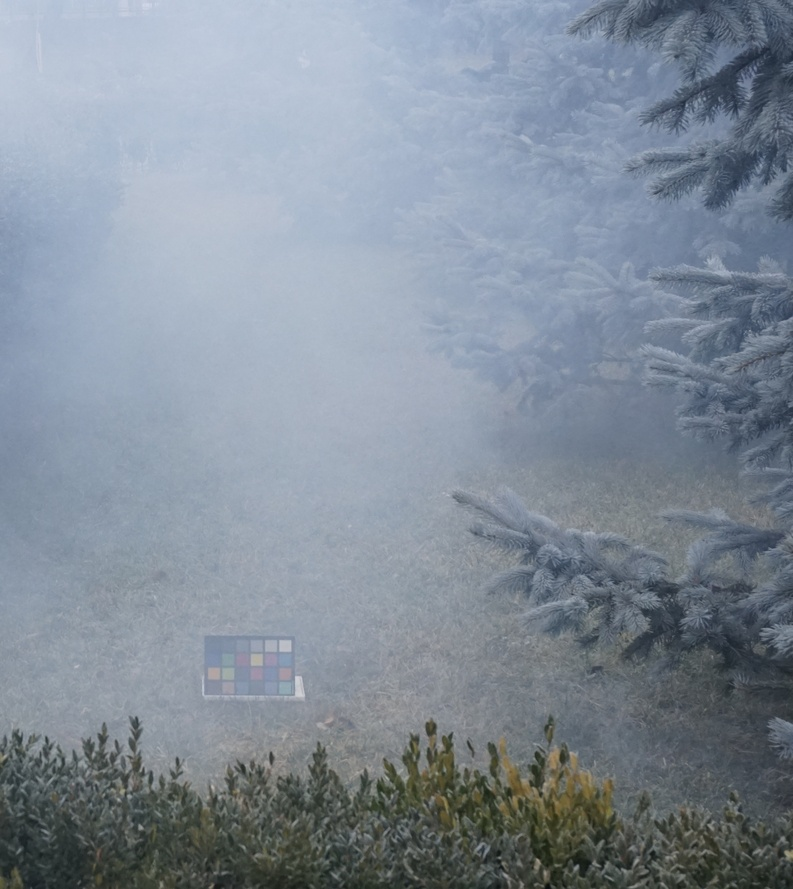
#> input picture data/hazy/08_outdoor_hazy.jpg, 793 x 889 px, shrunk from 2776 x 3112 before the run
$ python main.py --input data/hazy --output out
#> lines starting #> are read from the running program, lines starting #| are printed output that depends on the picture
### src/io_utils.py
from __future__ import annotations

from pathlib import Path

import numpy as np
from PIL import Image

from .postprocessing import to_uint8


def list_images(directory: str | Path, extensions: list[str]) -> list[Path]:
    """Return all image paths under `directory` matching the given extensions."""
    return [p for p in Path(directory).rglob("*") if p.suffix.lower() in extensions]


def read_image(path: str | Path) -> np.ndarray:
    """Load an image from disk as an RGB float array in [0, 1]."""
    return np.array(Image.open(path).convert("RGB")) / 255.0


def write_image(path: str | Path, image: np.ndarray) -> None:
    """Write an image (RGB, float in [0, 1] or uint8) to disk."""
    if image.dtype != np.uint8:
        image = to_uint8(image)
    Image.fromarray(image).save(path)


def ensure_dir(path: str | Path) -> Path:
    """Create the directory if it does not exist and return it as a Path."""
    Path(path).mkdir(parents=True, exist_ok=True)
    return Path(path)

### src/dark_channel.py
from __future__ import annotations

import numpy as np


from scipy.ndimage import minimum_filter


def estimate_dark_channel(image: np.ndarray, patch_size: int) -> np.ndarray:
    """Compute the dark channel: J_dark(x) = min_{y in Omega(x)} min_c J^c(y).

    image: HxWx3 float in [0, 1]
    Returns HxW float array.
    """
#> called with patch_size = 15
    dark = minimum_filter(np.min(image, axis=2), size=patch_size)
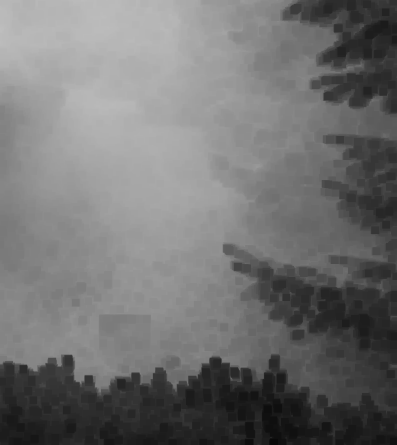
#> dark: shape (889, 793) float64 (shown at 1/2 size); min 0.0353, max 0.749, mean 0.446
    return dark

### src/atmospheric_light.py
from __future__ import annotations

import numpy as np


def estimate_atmospheric_light(
    image: np.ndarray,
    dark_channel: np.ndarray,
    top_percent: float,
) -> np.ndarray:
    """Estimate the atmospheric light A from the brightest pixels of the dark channel.

    image: HxWx3 float in [0, 1]
    dark_channel: HxW float
    top_percent: fraction of brightest dark-channel pixels to consider.
    Returns a 3-vector A.
    """
#> called with top_percent = 0.001

    num_pixels = max(1, int(top_percent * dark_channel.size))
    brightest_pixels = np.argsort(dark_channel, axis=None)[-num_pixels:]
#> brightest_pixels = 704 values, max 68200 at index 579, min 162 at index 555, mean 36315.3
    brightest_pixels = np.unravel_index(brightest_pixels, dark_channel.shape)
#> brightest_pixels = 704 positions, rows 0 to 86, columns 0 to 224
    candidates = image[brightest_pixels]
#> candidates = 704 rows, first 8: [0.737, 0.78, 0.851], [0.741, 0.784, 0.855], [0.737, 0.78, 0.851], [0.737, 0.78, 0.851], [0.741, 0.784, 0.855], [0.745, 0.788, 0.859], [0.741, 0.792, 0.859], [0.741, 0.784, 0.855]
    brightest_idx = np.argmax(np.sum(candidates, axis=1))
#> brightest_idx = 551
    return candidates[brightest_idx]

### src/pipeline.py
from __future__ import annotations

from pathlib import Path

import numpy as np

try:
    from tqdm import tqdm
except ImportError:
    def tqdm(iterable, **_kwargs):
        return iterable

from .constants import IMAGE_EXTENSIONS
from .dark_channel import estimate_dark_channel
from .atmospheric_light import estimate_atmospheric_light
from .io_utils import ensure_dir, list_images, read_image, write_image
from .transmission import estimate_transmission
from .sky_detection import detect_sky_mask, apply_sky_transmission
from .refinement import refine_transmission
from .recovery import recover_scene_radiance, gamma_correct
from .postprocessing import clip_image


def dehaze_image(
    image: np.ndarray,
    patch_size: int,
    omega: float,
    t_min: float,
    atmos_top_percent: float,
    guided_radius: int,
    guided_eps: float,
    gamma: float,
    sky_brightness_threshold: float,
    sky_dark_channel_threshold: float,
    sky_transmission: float,
    skip_refinement: bool = False,
    skip_sky_detection: bool = False,
) -> np.ndarray:
    """Run the full dehazing pipeline on a single image.

    Stages:
        1. Dark channel computation
        2. Atmospheric light estimation
        3. Coarse transmission estimation
        4. Sky detection and transmission correction — skipped if skip_sky_detection=True
        5. Transmission refinement (guided filter) — skipped if skip_refinement=True
        6. Scene radiance recovery
        7. Postprocessing
    """
    dark_channel = estimate_dark_channel(image, patch_size)
    atmospheric_light = estimate_atmospheric_light(image, dark_channel, atmos_top_percent)
#> atmospheric_light = [0.773, 0.808, 0.875]
    transmission = estimate_transmission(image, atmospheric_light, patch_size, omega)
    if not skip_sky_detection:
        sky_mask = detect_sky_mask(image, dark_channel, sky_brightness_threshold, sky_dark_channel_threshold)
        transmission = apply_sky_transmission(transmission, sky_mask, sky_transmission)
    if not skip_refinement:
        transmission = refine_transmission(image, transmission, guided_radius, guided_eps)
    recovered = recover_scene_radiance(image, transmission, atmospheric_light, t_min)
    return gamma_correct(clip_image(recovered), gamma)


def process_directory(
    input_dir: str | Path,
    output_dir: str | Path,
    patch_size: int,
    omega: float,
    t_min: float,
    atmos_top_percent: float,
    guided_radius: int,
    guided_eps: float,
    gamma: float,
    sky_brightness_threshold: float,
    sky_dark_channel_threshold: float,
    sky_transmission: float,
    skip_refinement: bool = False,
    skip_sky_detection: bool = False,
) -> None:
    """Iterate over all images in input_dir, dehaze them, and write to output_dir."""
    input_dir = Path(input_dir)
    output_dir = ensure_dir(output_dir)

    image_paths = list_images(input_dir, IMAGE_EXTENSIONS)

    for image_path in tqdm(image_paths, desc="Dehazing images"):
        relative_path = image_path.relative_to(input_dir)
        output_path = output_dir / relative_path
        ensure_dir(output_path.parent)

        image = read_image(image_path)
        result = dehaze_image(
            image,
            patch_size=patch_size,
            omega=omega,
            t_min=t_min,
            atmos_top_percent=atmos_top_percent,
            guided_radius=guided_radius,
            guided_eps=guided_eps,
            gamma=gamma,
            sky_brightness_threshold=sky_brightness_threshold,
            sky_dark_channel_threshold=sky_dark_channel_threshold,
            sky_transmission=sky_transmission,
            skip_refinement=skip_refinement,
            skip_sky_detection=skip_sky_detection,
        )
        write_image(output_path, result)

### src/transmission.py
from __future__ import annotations

import numpy as np

from .dark_channel import estimate_dark_channel


def estimate_transmission(
    image: np.ndarray,
    atmospheric_light: np.ndarray,
    patch_size: int,
    omega: float,
) -> np.ndarray:
    """Estimate the coarse transmission map t(x) = 1 - omega * dark_channel(I/A).

    image: HxWx3 float in [0, 1]
    atmospheric_light: 3-vector A
    Returns HxW float array.
    """
#> called with atmospheric_light = array of shape (3,), patch_size = 15, omega = 0.95
    normalised = image / atmospheric_light
    dark = estimate_dark_channel(normalised, patch_size)
    return 1 - omega * dark
#> returned value: shape (889, 793) float64


def clip_transmission(transmission: np.ndarray, t_min: float) -> np.ndarray:
    """Lower-bound the transmission map by t_min to avoid noise amplification."""
    return np.maximum(transmission, t_min)

### src/sky_detection.py
from __future__ import annotations

import numpy as np


def detect_sky_mask(
    image: np.ndarray,
    dark_channel: np.ndarray,
    brightness_threshold: float,
    dark_channel_threshold: float,
) -> np.ndarray:
    """Return a boolean mask of sky pixels.

    Sky pixels are typically bright across all channels and have a high dark
    channel value (violating the dark channel prior). Both conditions are
    combined to reduce false positives on bright non-sky regions.

    image: HxWx3 float in [0, 1]
    dark_channel: HxW float
    Returns HxW boolean array, True where sky is detected.
    """
#> called with brightness_threshold = 0.9, dark_channel_threshold = 0.25
    brightness = np.mean(image, axis=2)
    return (brightness >= brightness_threshold) & (dark_channel >= dark_channel_threshold)
#> returned value: shape (889, 793) bool; every value is 0


def apply_sky_transmission(
    transmission: np.ndarray,
    sky_mask: np.ndarray,
    sky_transmission: float,
) -> np.ndarray:
    """Override transmission values in sky regions with a fixed value.

    Prevents the dark channel prior from under-estimating transmission in
    the sky, which would otherwise cause over-brightening on recovery.

    transmission: HxW float
    sky_mask: HxW boolean
    Returns HxW float transmission map with sky regions corrected.
    """
    corrected = transmission.copy()
    corrected[sky_mask] = sky_transmission
    return corrected

### src/refinement.py
from __future__ import annotations

import cv2
import numpy as np


def guided_filter(
    guide: np.ndarray,
    src: np.ndarray,
    radius: int,
    eps: float,
) -> np.ndarray:
    """Edge-preserving guided filter.

    guide: HxW or HxWx3 float guidance image (typically the hazy input as grayscale).
    src: HxW float image to be filtered (typically the coarse transmission).
    Returns HxW float refined image.
    """
#> called with radius = 60, eps = 0.0001
    if guide.ndim == 3:
        guide = cv2.cvtColor(guide.astype(np.float32), cv2.COLOR_RGB2GRAY)
    else:
        guide = guide.astype(np.float32)

    src = src.astype(np.float32)
    radius = max(1, int(radius))
    window_size = (2 * radius + 1, 2 * radius + 1)

    mean_guide = cv2.boxFilter(guide, ddepth=-1, ksize=window_size, normalize=True)
    mean_src = cv2.boxFilter(src, ddepth=-1, ksize=window_size, normalize=True)
    mean_guide_src = cv2.boxFilter(guide * src, ddepth=-1, ksize=window_size, normalize=True)
    cov_guide_src = mean_guide_src - mean_guide * mean_src

    mean_guide_sq = cv2.boxFilter(guide * guide, ddepth=-1, ksize=window_size, normalize=True)
    var_guide = mean_guide_sq - mean_guide * mean_guide
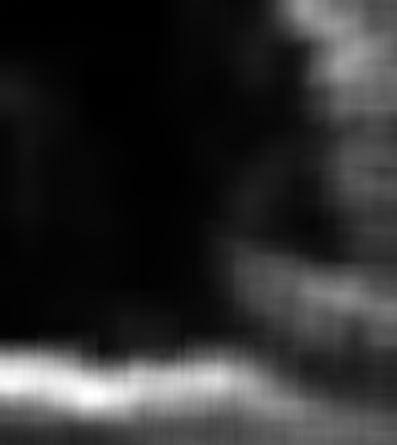
#> var_guide: shape (889, 793) float32 (shown at 1/2 size); min 3.6e-05, max 0.0188, mean 0.00345; drawn with min black and max white

    a = cov_guide_src / (var_guide + eps)
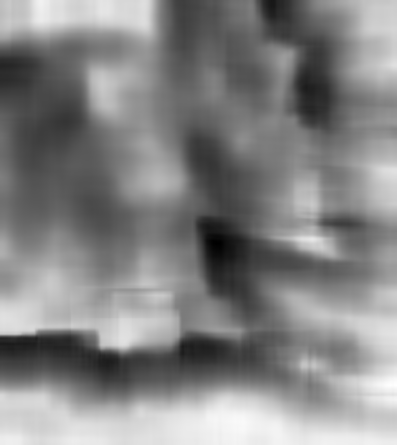
#> a: shape (889, 793) float32 (shown at 1/2 size); min -1.72, max -0.0244, mean -0.841; drawn with min black and max white
    b = mean_src - a * mean_guide

    mean_a = cv2.boxFilter(a, ddepth=-1, ksize=window_size, normalize=True)
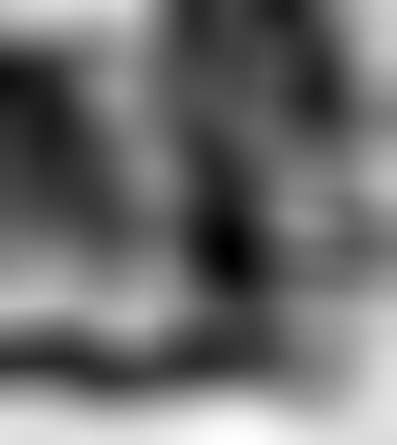
#> mean_a: shape (889, 793) float32 (shown at 1/2 size); min -1.41, max -0.111, mean -0.842; drawn with min black and max white
    mean_b = cv2.boxFilter(b, ddepth=-1, ksize=window_size, normalize=True)
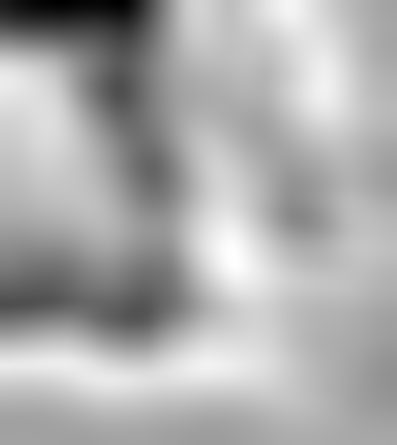
#> mean_b: shape (889, 793) float32 (shown at 1/2 size); min 0.353, max 1.22, mean 0.939; drawn with min black and max white
    return mean_a * guide + mean_b


def refine_transmission(
    image: np.ndarray,
    transmission: np.ndarray,
    radius: int,
    eps: float,
) -> np.ndarray:
    """Refine a coarse transmission map using the configured method."""
    refined = guided_filter(image, transmission, radius, eps)
    return np.clip(refined, 0, 1)

### src/recovery.py
from __future__ import annotations

import numpy as np


def recover_scene_radiance(
    image: np.ndarray,
    transmission: np.ndarray,
    atmospheric_light: np.ndarray,
    t_min: float,
) -> np.ndarray:
    """Recover the haze-free image J using the atmospheric scattering model:

        J(x) = (I(x) - A) / max(t(x), t_min) + A
    """
#> called with atmospheric_light = array of shape (3,), t_min = 0.1
    t = np.maximum(transmission, t_min)[..., None]
    return (image - atmospheric_light) / t + atmospheric_light
#> returned value: shape (889, 793, 3) float64


def gamma_correct(image: np.ndarray, gamma: float) -> np.ndarray:
    """Apply gamma correction for tonal adjustment after recovery."""
    if gamma <= 0:
        raise ValueError("gamma must be positive")
    if gamma == 1.0:
        return image
    return np.power(np.clip(image, 0, None), 1.0 / gamma)

### src/postprocessing.py
from __future__ import annotations

import numpy as np


def clip_image(image: np.ndarray) -> np.ndarray:
    """Clip an image to [0, 1]."""
    return np.clip(image, 0, 1)
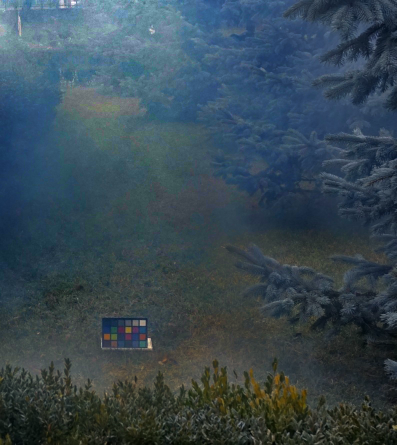
#> returned value: shape (889, 793, 3) float64 (shown at 1/2 size); mean of channels 0, 1, 2 0.221, 0.289, 0.329; drawn as R, G, B


def to_uint8(image: np.ndarray) -> np.ndarray:
    """Convert a float image in [0, 1] to uint8."""
    return (clip_image(image) * 255).round().astype(np.uint8)
#> pass 2 of the loop in process_directory, `for image_path in tqdm(image_paths, desc="Dehazing images"):`:
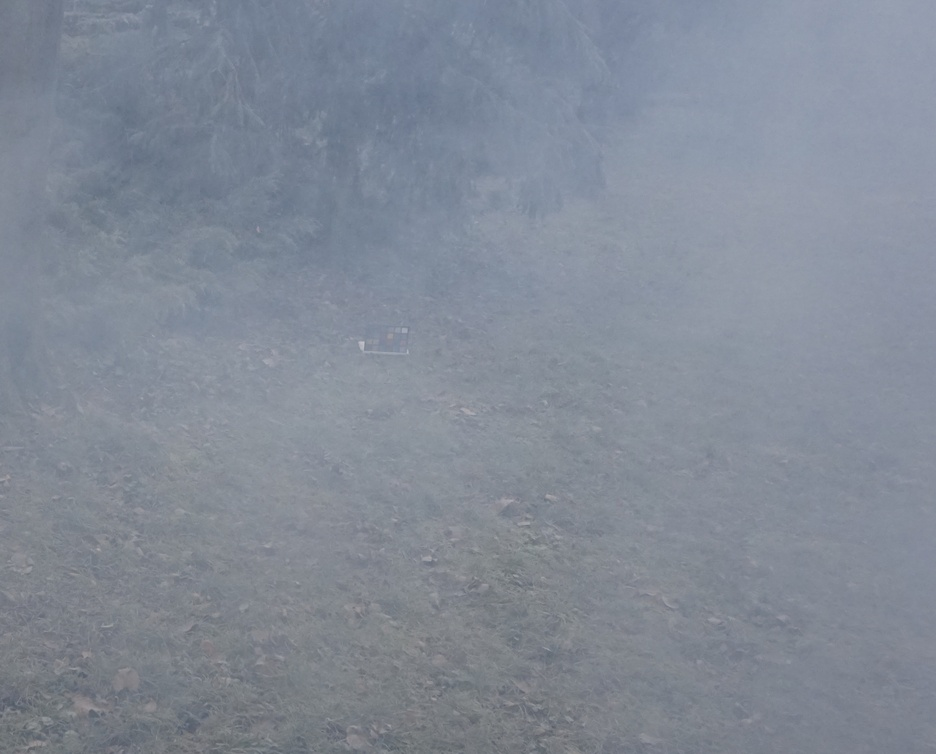
#> input picture data/hazy/09_outdoor_hazy.jpg, 936 x 754 px, shrunk from 3006 x 2422 before the run
#> in estimate_dark_channel (call 3), `dark = minimum_filter(np.min(image, axis=2), size=patch_size)`:
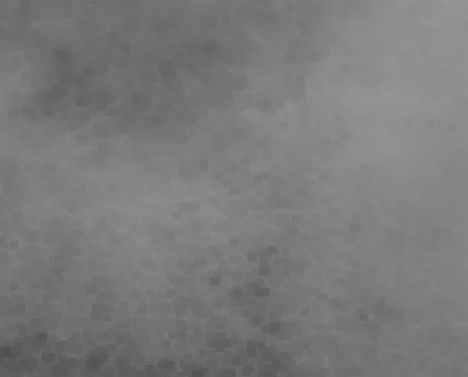
#> dark: shape (754, 936) float64 (shown at 1/2 size); min 0.314, max 0.58, mean 0.48
#> candidates = 705 rows, first 8: [0.588, 0.62, 0.671], [0.584, 0.612, 0.675], [0.584, 0.612, 0.675], [0.584, 0.616, 0.69], [0.592, 0.62, 0.682], [0.588, 0.62, 0.671], [0.6, 0.631, 0.682], [0.584, 0.612, 0.675]
#> normalised: shape (754, 936, 3) float64
#> brightness: shape (754, 936) float64
#> guide: shape (754, 936) float32
#> src: shape (754, 936) float32
#> mean_guide: shape (754, 936) float32
#> mean_src: shape (754, 936) float32
#> mean_guide_src: shape (754, 936) float32
#> cov_guide_src: shape (754, 936) float32
#> mean_guide_sq: shape (754, 936) float32
#> var_guide: shape (754, 936) float32
#> a: shape (754, 936) float32
#> b: shape (754, 936) float32
#> mean_a: shape (754, 936) float32
#> mean_b: shape (754, 936) float32
#> in clip_image (call 3), `return np.clip(image, 0, 1)`:
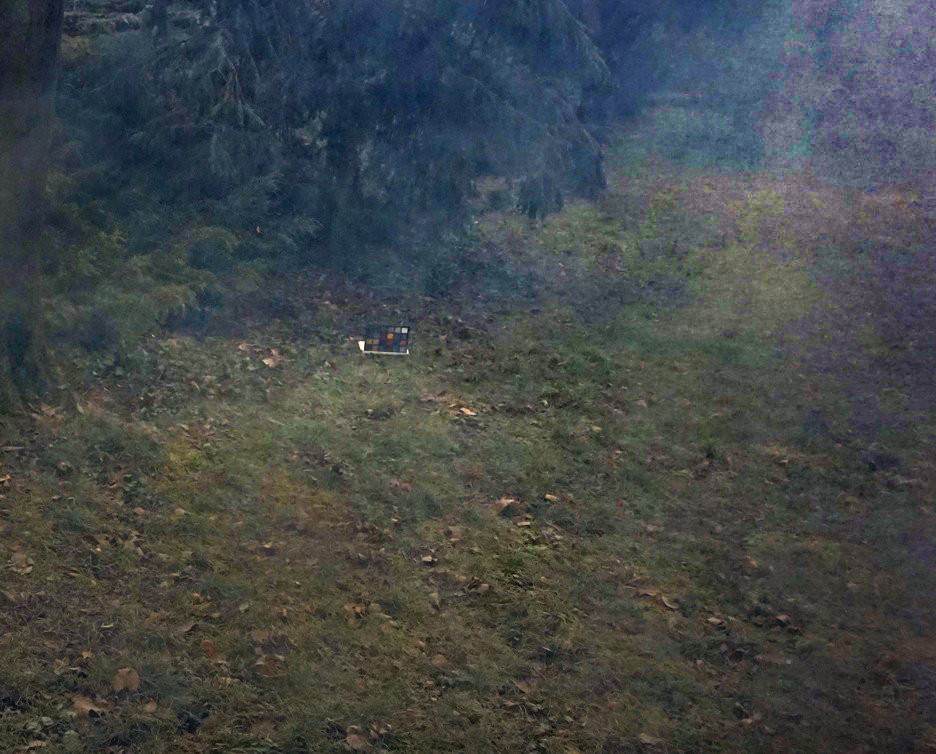
#> returned value: shape (754, 936, 3) float64; mean of channels 0, 1, 2 0.266, 0.285, 0.29; drawn as R, G, B

### main.py
from __future__ import annotations

import argparse
from pathlib import Path

from src import constants
from src.io_utils import read_image, write_image, ensure_dir
from src.pipeline import dehaze_image, process_directory


def parse_args() -> argparse.Namespace:
    parser = argparse.ArgumentParser(description="COMP4405 Image Dehazing")
    parser.add_argument("--input", type=Path, required=True, help="Input image or directory.")
    parser.add_argument("--output", type=Path, required=True, help="Output image or directory.")
    parser.add_argument("--patch-size", type=int, default=constants.PATCH_SIZE)
    parser.add_argument("--omega", type=float, default=constants.OMEGA)
    parser.add_argument("--t-min", type=float, default=constants.T_MIN)
    parser.add_argument("--atmos-top-percent", type=float, default=constants.ATMOS_TOP_PERCENT)
    parser.add_argument("--guided-radius", type=int, default=constants.GUIDED_FILTER_RADIUS)
    parser.add_argument("--guided-eps", type=float, default=constants.GUIDED_FILTER_EPS)
    parser.add_argument("--gamma", type=float, default=constants.GAMMA)
    parser.add_argument("--sky-brightness-threshold", type=float, default=constants.SKY_BRIGHTNESS_THRESHOLD)
    parser.add_argument("--sky-dark-channel-threshold", type=float, default=constants.SKY_DARK_CHANNEL_THRESHOLD)
    parser.add_argument("--sky-transmission", type=float, default=constants.SKY_TRANSMISSION)
    parser.add_argument("--skip-refinement", action="store_true")
    parser.add_argument("--skip-sky-detection", action="store_true")
    return parser.parse_args()


def main() -> None:
    """CLI entrypoint: dispatch to single-image or directory pipeline."""
    args = parse_args()

    kwargs = dict(
        patch_size=args.patch_size,
        omega=args.omega,
        t_min=args.t_min,
        atmos_top_percent=args.atmos_top_percent,
        guided_radius=args.guided_radius,
        guided_eps=args.guided_eps,
        gamma=args.gamma,
        sky_brightness_threshold=args.sky_brightness_threshold,
        sky_dark_channel_threshold=args.sky_dark_channel_threshold,
        sky_transmission=args.sky_transmission,
        skip_refinement=args.skip_refinement,
        skip_sky_detection=args.skip_sky_detection,
    )

    if args.input.is_dir():
        process_directory(args.input, args.output, **kwargs)
    else:
        ensure_dir(args.output.parent)
        image = read_image(args.input)
        result = dehaze_image(image, **kwargs)
        write_image(args.output, result)


if __name__ == "__main__":
    main()
